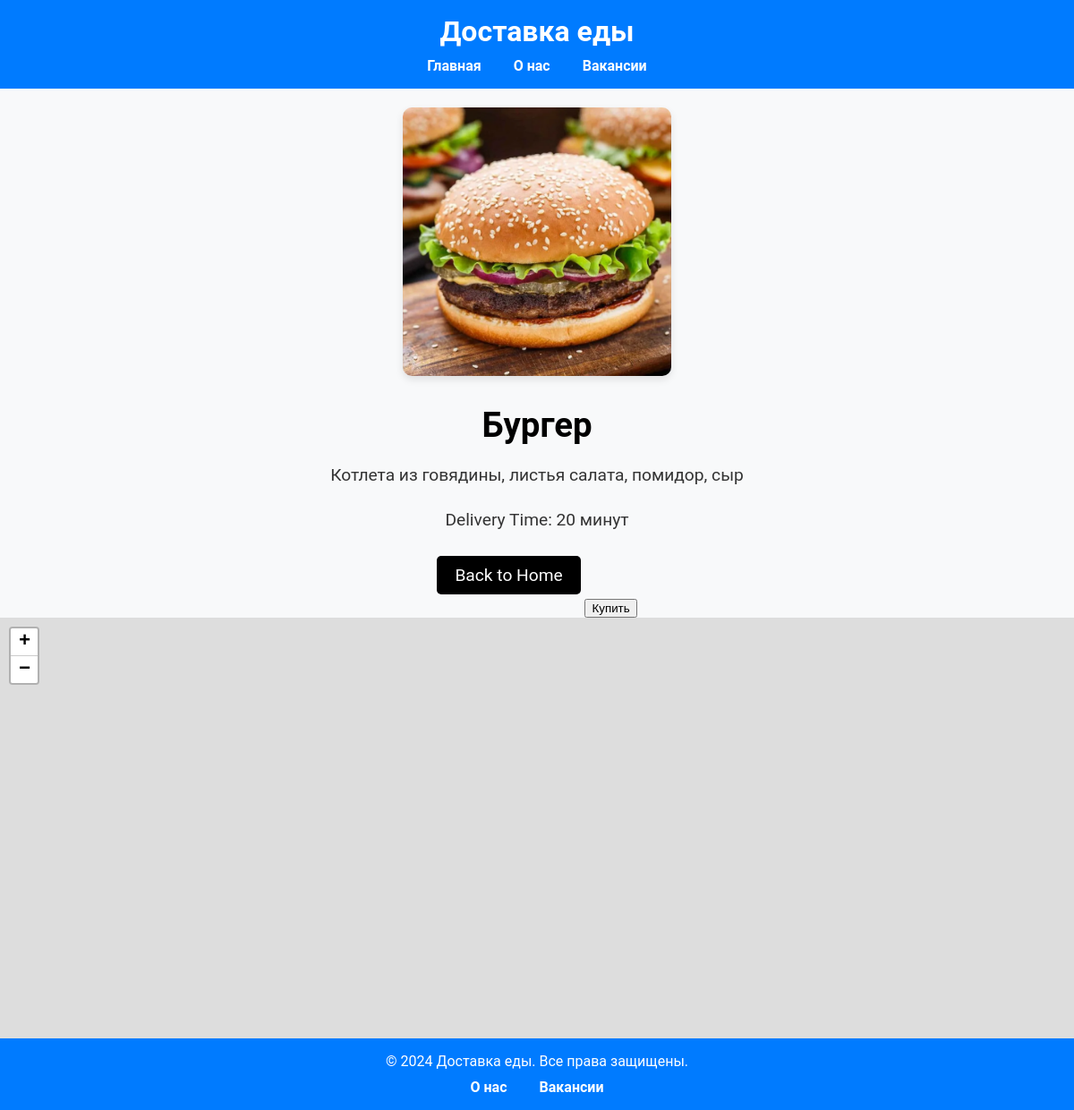
The page /food/2 on the database its author committed.
### index.py (models this page shows)
class Food(db.Model):
    id = db.Column(db.Integer, primary_key=True)
    name = db.Column(db.String(100), nullable=False)
    description = db.Column(db.Text, nullable=False)
    delivery_time = db.Column(db.String(50), nullable=False)
    image_path = db.Column(db.String(200), nullable=True)
    store_id = db.Column(db.Integer, db.ForeignKey('store.id'), nullable=False)

### index.py (the view)
@app.route('/food/<int:food_id>')
def food_detail(food_id):
    food = Food.query.get_or_404(food_id)
    return render_template('food_detail.html', food=food)

### templates/food_detail.html (shortened to what this page needs)
{% extends 'base.html' %}
{% block content %}
<link rel="stylesheet" href="{{ url_for('static', filename='css/food_detail.css') }}">
<div class="food-detail-image-container">
    <img src="{{ url_for('static', filename=food.image_path) }}" alt="{{ food.name }}" class="food-detail-image">
</div>
<div class="food-detail-text">
    <h2>{{ food.name }}</h2>
    <p>{{ food.description }}</p>
    <p>Delivery Time: {{ food.delivery_time }}</p>
    <a href="{{ url_for('home') }}">Back to Home</a>
    <button id="buy-button">Купить</button>
</div>
<div id="map" style="height: 500px; width: 100%;"></div>
<link rel="stylesheet" href="https://unpkg.com/leaflet/dist/leaflet.css" />
{% endblock %}

### static/css/styles.css (style rules this page uses)
body { font-family: 'Roboto', sans-serif; margin: 0; padding: 0; box-sizing: border-box; background-color: #f8f9fa; color: #333; }

### static/css/food_detail.css (style rules this page uses)
.food-detail-image-container { display: flex; justify-content: center; align-items: center; margin-bottom: 20px; }
.food-detail-image { margin-top: 20px; width: 300px; height: 300px; object-fit: cover; border-radius: 10px; box-shadow: 0 4px 8px rgba(0, 0, 0, 0.1); transition: transform 0.3s ease; }
.food-detail-text { text-align: center; font-size: 1.2em; color: #333; }
.food-detail-text h2 { margin-bottom: 10px; font-size: 2em; color: #000; }
.food-detail-text p { margin-bottom: 4px; line-height: 1.6; }
.food-detail-text a { display: inline-block; margin-top: 20px; margin-bottom: 20px; padding: 10px 20px; background-color: #000; color: #fff; text-decoration: none; border-radius: 5px; transition: background-color 0.3s ease, transform 0.3s ease; position: relative; overflow: hidden; }
.food-detail-text a::before { content: ''; position: absolute; top: 0; left: 0; width: 100%; height: 100%; background: rgba(255, 255, 255, 0.2); border-radius: 5px; opacity: 0; transition: opacity 0.3s ease; }

### rows shown on the page
Food: image_path (picture), name "Бургер", description "Котлета из говядины, листья салата, помидор, сыр", delivery_time "20 минут"
